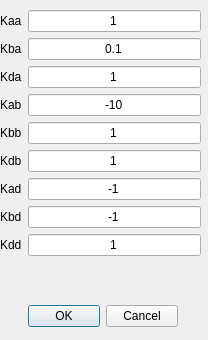
<?xml version="1.0" encoding="UTF-8"?>
<ui version="4.0">
 <class>Dialog</class>
 <widget class="QDialog" name="Dialog">
  <property name="geometry">
   <rect>
    <x>0</x>
    <y>0</y>
    <width>208</width>
    <height>340</height>
   </rect>
  </property>
  <property name="windowTitle">
   <string>Dialog</string>
  </property>
  <widget class="QDialogButtonBox" name="buttonBox">
   <property name="geometry">
    <rect>
     <x>28</x>
     <y>300</y>
     <width>150</width>
     <height>32</height>
    </rect>
   </property>
   <property name="orientation">
    <enum>Qt::Horizontal</enum>
   </property>
   <property name="standardButtons">
    <set>QDialogButtonBox::Cancel|QDialogButtonBox::Ok</set>
   </property>
  </widget>
  <widget class="QWidget" name="formLayoutWidget">
   <property name="geometry">
    <rect>
     <x>0</x>
     <y>10</y>
     <width>201</width>
     <height>291</height>
    </rect>
   </property>
   <layout class="QFormLayout" name="formLayout">
    <item row="1" column="1">
     <widget class="QLineEdit" name="Kaa_value">
      <property name="text">
       <string>1</string>
      </property>
      <property name="alignment">
       <set>Qt::AlignCenter</set>
      </property>
     </widget>
    </item>
    <item row="2" column="0">
     <widget class="QLabel" name="Kba_label">
      <property name="text">
       <string>Kba</string>
      </property>
     </widget>
    </item>
    <item row="2" column="1">
     <widget class="QLineEdit" name="Kba_value">
      <property name="text">
       <string>0.1</string>
      </property>
      <property name="alignment">
       <set>Qt::AlignCenter</set>
      </property>
     </widget>
    </item>
    <item row="1" column="0">
     <widget class="QLabel" name="Kaa_label">
      <property name="text">
       <string>Kaa</string>
      </property>
     </widget>
    </item>
    <item row="3" column="1">
     <widget class="QLineEdit" name="Kda_value">
      <property name="text">
       <string>1</string>
      </property>
      <property name="alignment">
       <set>Qt::AlignCenter</set>
      </property>
     </widget>
    </item>
    <item row="3" column="0">
     <widget class="QLabel" name="Kda_label">
      <property name="text">
       <string>Kda</string>
      </property>
     </widget>
    </item>
    <item row="4" column="0">
     <widget class="QLabel" name="Kab_label">
      <property name="text">
       <string>Kab</string>
      </property>
     </widget>
    </item>
    <item row="5" column="0">
     <widget class="QLabel" name="Kbb_label">
      <property name="text">
       <string>Kbb</string>
      </property>
     </widget>
    </item>
    <item row="6" column="0">
     <widget class="QLabel" name="Kdb_label">
      <property name="text">
       <string>Kdb</string>
      </property>
     </widget>
    </item>
    <item row="7" column="0">
     <widget class="QLabel" name="Kad_label">
      <property name="text">
       <string>Kad</string>
      </property>
     </widget>
    </item>
    <item row="8" column="0">
     <widget class="QLabel" name="Kbd_label">
      <property name="text">
       <string>Kbd</string>
      </property>
     </widget>
    </item>
    <item row="9" column="0">
     <widget class="QLabel" name="Kdd_label">
      <property name="text">
       <string>Kdd</string>
      </property>
     </widget>
    </item>
    <item row="4" column="1">
     <widget class="QLineEdit" name="Kab_value">
      <property name="text">
       <string>-10</string>
      </property>
      <property name="alignment">
       <set>Qt::AlignCenter</set>
      </property>
     </widget>
    </item>
    <item row="5" column="1">
     <widget class="QLineEdit" name="Kbb_value">
      <property name="text">
       <string>1</string>
      </property>
      <property name="alignment">
       <set>Qt::AlignCenter</set>
      </property>
     </widget>
    </item>
    <item row="6" column="1">
     <widget class="QLineEdit" name="Kdb_value">
      <property name="text">
       <string>1</string>
      </property>
      <property name="alignment">
       <set>Qt::AlignCenter</set>
      </property>
     </widget>
    </item>
    <item row="7" column="1">
     <widget class="QLineEdit" name="Kad_value">
      <property name="text">
       <string>-1</string>
      </property>
      <property name="alignment">
       <set>Qt::AlignCenter</set>
      </property>
     </widget>
    </item>
    <item row="8" column="1">
     <widget class="QLineEdit" name="Kbd_value">
      <property name="text">
       <string>-1</string>
      </property>
      <property name="alignment">
       <set>Qt::AlignCenter</set>
      </property>
     </widget>
    </item>
    <item row="9" column="1">
     <widget class="QLineEdit" name="Kdd_value">
      <property name="text">
       <string>1</string>
      </property>
      <property name="alignment">
       <set>Qt::AlignCenter</set>
      </property>
     </widget>
    </item>
   </layout>
  </widget>
 </widget>
 <resources/>
 <connections>
  <connection>
   <sender>buttonBox</sender>
   <signal>accepted()</signal>
   <receiver>Dialog</receiver>
   <slot>accept()</slot>
   <hints>
    <hint type="sourcelabel">
     <x>248</x>
     <y>254</y>
    </hint>
    <hint type="destinationlabel">
     <x>157</x>
     <y>274</y>
    </hint>
   </hints>
  </connection>
  <connection>
   <sender>buttonBox</sender>
   <signal>rejected()</signal>
   <receiver>Dialog</receiver>
   <slot>reject()</slot>
   <hints>
    <hint type="sourcelabel">
     <x>316</x>
     <y>260</y>
    </hint>
    <hint type="destinationlabel">
     <x>286</x>
     <y>274</y>
    </hint>
   </hints>
  </connection>
 </connections>
</ui>
